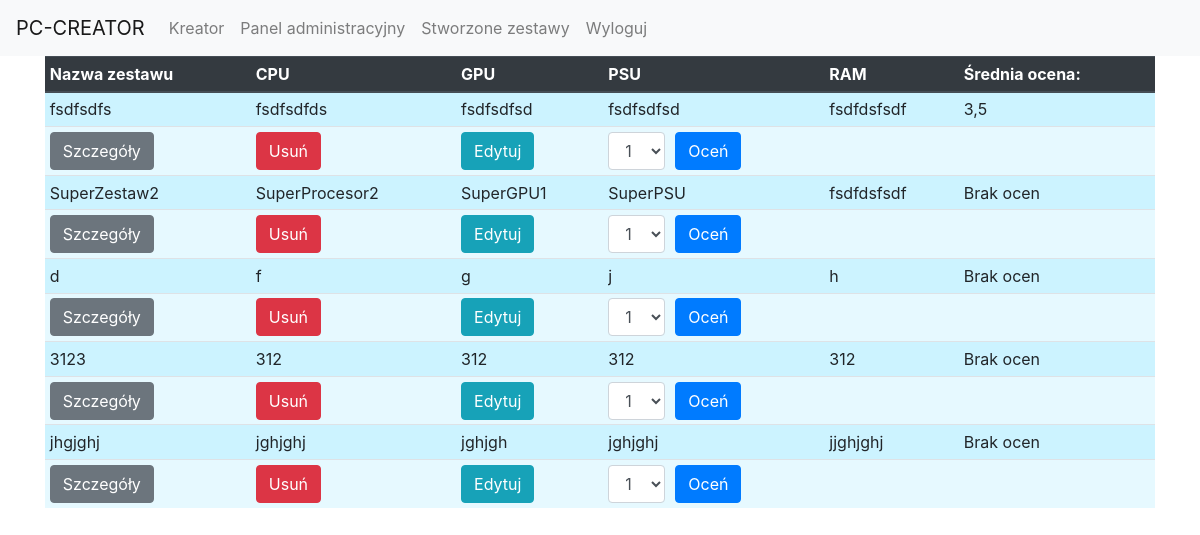
Screenshot of /created-sets/ (signed in) with the database file from the repository.
### ScriptLanguagesApp/models.py (models this page shows)
class PC(models.Model):
    name = models.CharField(max_length=100, verbose_name="Nazwa zestawu")
    cpu = models.CharField(max_length=100,verbose_name="Procesor")
    gpu = models.CharField(max_length=100,verbose_name="Karta graficzna")
    ram = models.CharField(max_length=100,verbose_name="Pamięć RAM")
    psu = models.CharField(max_length=100,verbose_name="Zasilacz")
    cpu_price = models.DecimalField(max_digits=8, decimal_places=2,verbose_name="Cena procesora")
    gpu_price = models.DecimalField(max_digits=8, decimal_places=2,verbose_name="Cena karty graficznej")
    ram_price = models.DecimalField(max_digits=8, decimal_places=2,verbose_name="Cena pamięci RAM")
    psu_price = models.DecimalField(max_digits=8, decimal_places=2,verbose_name="Cena zasilacza")
    ratings = models.ManyToManyField(User, through='PCRating')
    average_rating = models.FloatField(default=0, verbose_name="Średnia ocena", editable=False)

### ScriptLanguagesApp/views.py (the view)
# urls.py: path('created-sets/', CreatedSetsView.as_view(), name='created-sets'),
@method_decorator(login_required, name='dispatch')
class CreatedSetsView(View):
    def __init__(self):
        super().__init__()
        self.logger = Logger()
    def get(self, request):
        self.logger.log('INFO', 'CreatedSetsView GET request')
        pcs = PC.objects.all()
        return render(request,"creator/created-sets.html", {'pcs':pcs})

### ScriptLanguagesApp/Common/logger.py (called while the page is built)
    def log(self, level, message):
        getattr(self.logger, level.lower())(message)

### ScriptLanguagesApp/templates/creator/created-sets.html (shortened to what this page needs)
{% extends "base.html" %} {% block content %}
<div class="row">
  <div class="col-12">
    <table class="table table-sm">
      <thead class="thead-dark">
        <tr>
          <th scope="col">Nazwa zestawu</th>
          <th scope="col">CPU</th>
          <th scope="col">GPU</th>
          <th scope="col">PSU</th>
          <th scope="col">RAM</th>
          <th scope="col">Średnia ocena:</th>
        </tr>
      </thead>
      <tbody>
        {% for pc in pcs %}
        <tr scope="row">
          <td>{{ pc.name }}</td>
          <td>{{ pc.cpu }}</td>
          <td>{{ pc.gpu }}</td>
          <td>{{ pc.psu }}</td>
          <td>{{ pc.ram }}</td>
          <td>
            {% if pc.ratings.all %} {{ pc.average_rating }} {%else%} Brak ocen
            {% endif %}
          </td>
        </tr>
        <tr>
          <td>
            <form method="GET" action="{% url 'details' pc.id %}">
              <button class="btn btn-secondary" type="submit">Szczegóły</button>
            </form>
          </td>
          {% if user.is_authenticated%}
          {% if user.is_superuser%}
          <td class="d-none d-md-table-cell">
            <button
              class="btn btn-danger"
              type="submit"
              onclick="location.href='{% url 'delete-pc-set' pc.id %}'"
            >
              Usuń
            </button>
          </td>
          <td>
            <button
              class="btn btn-info"
              type="submit"
              onclick="location.href='{% url 'edit-set' pc.id %}'"
            >
              Edytuj
            </button>
          </td>
          {% else %}
          <td></td>
          <td></td>
          {% endif %}
          {% endif %}
          <td>
            <form method="POST" action="{% url 'rate-pc' pc.id %}">
              <div class="form-inline">
                <div class="form-group">
                  <select class="form-control" name="rating" id="rating" style="margin-right: 10px;">
                    <option value="1">1</option>
                  </select>
                </div>
                <div class="form-group">
                  <input type="submit" class="btn btn-primary" value="Oceń" />
                </div>
              </div>
            </form>
          </td>
          <td>
          </td>
          <td>
          </td>
        </tr>
        {%endfor%}
      </tbody>
    </table>
    {% endblock%}

### ScriptLanguagesApp/templates/creator/created-sets.html (style rules this page uses)
tr:nth-child(odd) { background-color: rgb(204, 243, 255); }
tr:nth-child(even) { background-color: rgb(230, 249, 255); }

### rows the page displays
PC: name "fsdfsdfs", cpu "fsdfsdfds", gpu "fsdfsdfsd", psu "fsdfsdfsd", ram "fsdfdsfsdf", average_rating "3,5"
PC: name "SuperZestaw2", cpu "SuperProcesor2", gpu "SuperGPU1", psu "SuperPSU", ram "fsdfdsfsdf", shows "Brak ocen"
PC: name "d", cpu "f", gpu "g", psu "j", ram "h", shows "Brak ocen"
PC: name "3123", cpu "312", gpu "312", psu "312", ram "312", shows "Brak ocen"
PC: name "jhgjghj", cpu "jghjghj", gpu "jghjgh", psu "jghjghj", ram "jjghjghj", shows "Brak ocen"
